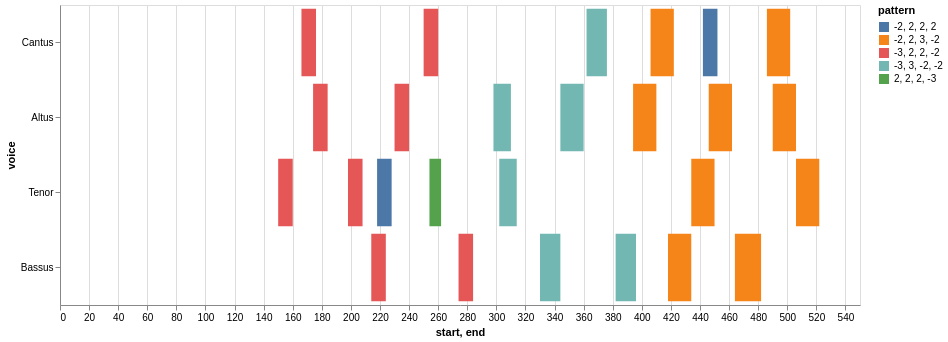

The notebook cell saved with this chart:
### Markdown cell above
### Model Heatmap

### Code cell
## Use this for the Model Heatmap

nr = model.notes(combineUnisons=True) 
mel = model.melodic(df=nr, kind='d', compound=True, unit=0, end=False)
mel_ngrams = model.ngrams(df=mel, n=4)
entry_ngrams = model.entries(df=mel, n=4)
mel_ngrams_duration = model.durations(df=mel, n=4, mask_df=entry_ngrams)
viz.plot_ngrams_heatmap(entry_ngrams, mel_ngrams_duration, selected_patterns=shared_entries, voices=[])

### Figure 1 — Vega-Lite specification as saved in the notebook (floating-point values rounded to 4 significant figures)
{"config": {"view": {"continuousWidth": 400, "continuousHeight": 300}}, "data": {"name": "data-2a443ecac059bcb83ca6f41da91a7b07"}, "mark": "bar", "encoding": {"color": {"field": "pattern", "type": "nominal"}, "opacity": {"condition": {"value": 1, "selection": "selector003"}, "value": 0.2}, "tooltip": [{"field": "start", "type": "quantitative"}, {"field": "end", "type": "quantitative"}, {"field": "pattern", "type": "nominal"}], "x": {"field": "start", "type": "quantitative"}, "x2": {"field": "end"}, "y": {"field": "voice", "sort": null, "type": "nominal"}}, "height": 300, "selection": {"selector003": {"type": "multi", "fields": ["pattern"]}}, "width": 800, "$schema": "https://vega.github.io/schema/vega-lite/v4.17.0.json", "datasets": {"data-2a443ecac059bcb83ca6f41da91a7b07": [{"start": 166.0, "voice": "Cantus", "pattern": "-3, 2, 2, -2", "end": 176.0}, {"start": 250.0, "voice": "Cantus", "pattern": "-3, 2, 2, -2", "end": 260.0}, {"start": 362.0, "voice": "Cantus", "pattern": "-3, 3, -2, -2", "end": 376.0}, {"start": 406.0, "voice": "Cantus", "pattern": "-2, 2, 3, -2", "end": 422.0}, {"start": 442.0, "voice": "Cantus", "pattern": "-2, 2, 2, 2", "end": 452.0}, {"start": 486.0, "voice": "Cantus", "pattern": "-2, 2, 3, -2", "end": 502.0}, {"start": 174.0, "voice": "Altus", "pattern": "-3, 2, 2, -2", "end": 184.0}, {"start": 230.0, "voice": "Altus", "pattern": "-3, 2, 2, -2", "end": 240.0}, {"start": 298.0, "voice": "Altus", "pattern": "-3, 3, -2, -2", "end": 310.0}, {"start": 344.0, "voice": "Altus", "pattern": "-3, 3, -2, -2", "end": 360.0}, {"start": 394.0, "voice": "Altus", "pattern": "-2, 2, 3, -2", "end": 410.0}, {"start": 446.0, "voice": "Altus", "pattern": "-2, 2, 3, -2", "end": 462.0}, {"start": 490.0, "voice": "Altus", "pattern": "-2, 2, 3, -2", "end": 506.0}, {"start": 150.0, "voice": "Tenor", "pattern": "-3, 2, 2, -2", "end": 160.0}, {"start": 198.0, "voice": "Tenor", "pattern": "-3, 2, 2, -2", "end": 208.0}, {"start": 218.0, "voice": "Tenor", "pattern": "-2, 2, 2, 2", "end": 228.0}, {"start": 254.0, "voice": "Tenor", "pattern": "2, 2, 2, -3", "end": 262.0}, {"start": 302.0, "voice": "Tenor", "pattern": "-3, 3, -2, -2", "end": 314.0}, {"start": 434.0, "voice": "Tenor", "pattern": "-2, 2, 3, -2", "end": 450.0}, {"start": 506.0, "voice": "Tenor", "pattern": "-2, 2, 3, -2", "end": 522.0}, {"start": 214.0, "voice": "Bassus", "pattern": "-3, 2, 2, -2", "end": 224.0}, {"start": 274.0, "voice": "Bassus", "pattern": "-3, 2, 2, -2", "end": 284.0}, {"start": 330.0, "voice": "Bassus", "pattern": "-3, 3, -2, -2", "end": 344.0}, {"start": 382.0, "voice": "Bassus", "pattern": "-3, 3, -2, -2", "end": 396.0}, {"start": 418.0, "voice": "Bassus", "pattern": "-2, 2, 3, -2", "end": 434.0}, {"start": 464.0, "voice": "Bassus", "pattern": "-2, 2, 3, -2", "end": 482.0}]}}
